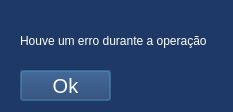
<?xml version="1.0" encoding="UTF-8"?>
<ui version="4.0">
 <class>Dialog</class>
 <widget class="QDialog" name="Dialog">
  <property name="geometry">
   <rect>
    <x>0</x>
    <y>0</y>
    <width>233</width>
    <height>112</height>
   </rect>
  </property>
  <property name="windowTitle">
   <string>Dialog</string>
  </property>
  <property name="styleSheet">
   <string notr="true">background-color: rgb(30, 57, 102);
color: rgb(255, 255, 255);
font: 75 10pt &quot;Segoe UI&quot;;</string>
  </property>
  <widget class="QPushButton" name="btnGerarPDF">
   <property name="geometry">
    <rect>
     <x>20</x>
     <y>70</y>
     <width>91</width>
     <height>31</height>
    </rect>
   </property>
   <property name="font">
    <font>
     <family>Segoe UI</family>
     <pointsize>15</pointsize>
     <weight>9</weight>
     <italic>false</italic>
     <bold>false</bold>
    </font>
   </property>
   <property name="acceptDrops">
    <bool>false</bool>
   </property>
   <property name="styleSheet">
    <string notr="true">background-color: rgb(30, 57, 102);
color: rgb(255, 255, 255);
font: 75 15pt &quot;Segoe UI&quot;;</string>
   </property>
   <property name="text">
    <string>Ok</string>
   </property>
   <property name="autoExclusive">
    <bool>false</bool>
   </property>
  </widget>
  <widget class="QLabel" name="label">
   <property name="geometry">
    <rect>
     <x>20</x>
     <y>20</y>
     <width>201</width>
     <height>41</height>
    </rect>
   </property>
   <property name="text">
    <string>Houve um erro durante a operação</string>
   </property>
  </widget>
 </widget>
 <resources/>
 <connections/>
</ui>
